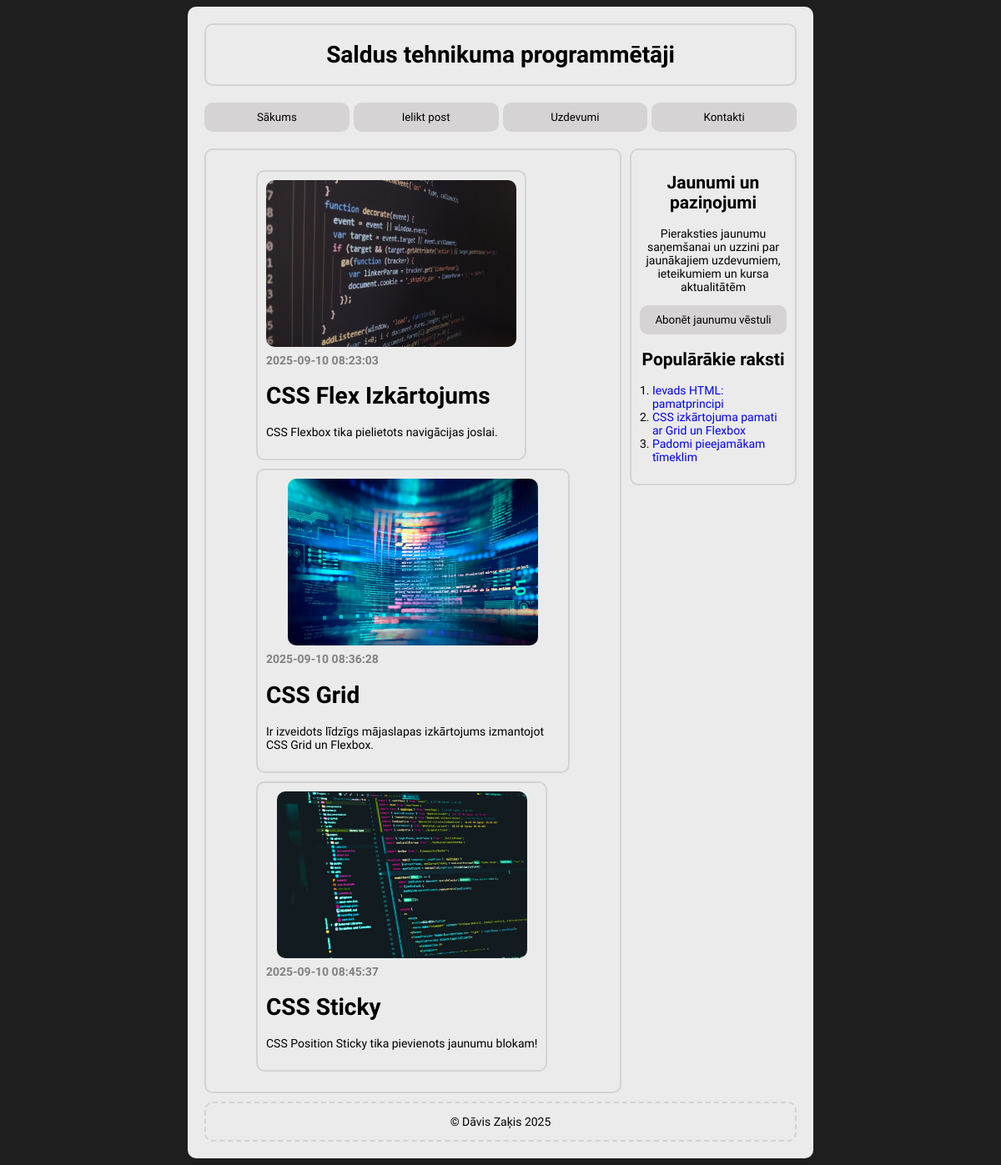
The page / on the database its author committed.
### tables this page shows
CREATE TABLE `posts` (
  `id` int(11) NOT NULL,
  `img` varchar(255) NOT NULL,
  `title` varchar(255) NOT NULL,
  `content` varchar(500) NOT NULL,
  `date_posted` datetime NOT NULL
);

### index.php (the view, shortened to what this page needs)
<?php
    include("connection.php");
    $query = "SELECT * FROM posts";
    $result = mysqli_query($conn, $query);
?>
<!DOCTYPE html>
<html lang="en">
<head>
    <link rel="stylesheet" href="style.css">
</head>
<body>
    <div class="grid-container">
        <div class="header">
            <h1 id="heading">Saldus tehnikuma programmētāji</h1>
        </div>
        <div class="options">
            <button class="button">Sākums</button>
            <button class="button"><a href="create_post.php" id="post-btn">Ielikt post</a></button>
            <button class="button">Uzdevumi</button>
            <button class="button">Kontakti</button>
        </div>
        <div class="main-block">
            <figure>
                <?php while($row = mysqli_fetch_assoc($result)) : ?>
                <div class="post">
                    <?php if (!empty($row['img'])): ?>
                        <img src="<?= ($row['img']) ?>" class="picture">
                    <?php endif; ?>
                    <figcaption><?=$row['date_posted']?></figcaption>
                    <h1><?=$row['title']?></h1>
                    <p><?=$row['content']?></p>
                </div>
                <?php endwhile; ?>
            </figure>
        </div>
        <div class="news-block">
            <h2>Jaunumi un paziņojumi</h2>
            <p>Pieraksties jaunumu saņemšanai un uzzini par jaunākajiem uzdevumiem, ieteikumiem un kursa aktualitātēm</p>
            <button class="button">Abonēt jaunumu vēstuli</button>
            <h2>Populārākie raksti</h2>
            <ol>
                <li><a href="index.html" class="news-link">Ievads HTML: pamatprincipi</a></li>
                <li><a href="index.html" class="news-link">CSS izkārtojuma pamati ar Grid un Flexbox</a></li>
                <li><a href="index.html" class="news-link">Padomi pieejamākam tīmeklim</a></li>
            </ol>
        </div>
        <div class="footer">
            <p>&copy; Dāvis Zaķis 2025</p>
        </div>
    </div>
</body>
</html>

### style.css (style rules this page uses)
* { box-sizing: border-box; }
html { font-family: "Ubuntu"; }
body { background-color: rgb(30, 30, 30); }
.grid-container { display: grid; gap: 10px; width: fit-content; margin: 0 auto 0 auto; padding: 20px; justify-content: center; grid-template-columns: 600px 250px; background-color: rgb(235, 235, 235); border-radius: 10px; }
.header { border: 2px solid lightgray; border-radius: 10px; text-align: center; grid-column: 1 / 3; }
.options { grid-column: 1 / 3; display: flex; padding: 10px 0; justify-content: space-between; column-gap: 5px; }
.button { cursor: pointer; width: 100%; padding: 10px 0; border-radius: 10px; border: none; background-color: rgb(213, 211, 211); font-family: "Ubuntu"; }
.main-block { border: 2px solid lightgray; border-radius: 10px; padding: 10px; }
.picture { width: 450px; height: 200px; display: block; margin: 0 auto 0 auto; border-radius: 10px; }
figcaption { color: gray; font-weight: bold; margin: 8px 0; }
.post { border: 2px solid lightgray; border-radius: 10px; padding: 10px; margin: 10px; width: fit-content; }
.news-block { border: 2px solid lightgray; border-radius: 10px; padding: 10px; text-align: center; position: sticky; top: 10px; left: 0; align-self: start; }
ol { text-align: left; margin-left: -25px; }
a { color: blue; text-decoration: none; }
.footer { border: 2px dashed lightgray; border-radius: 10px; text-align: center; grid-column: 1 / 3; }
@media screen and (max-width: 1200px) { .grid-container { width: fit-content; grid-template-columns: 500px 200px; font-size: 14px; } }
@media screen and (max-width: 1200px) { .picture { width: 300px; } }
@media screen and (max-width: 1200px) { .news-block { top: 110px; } }
#post-btn { color: black; }

### rows shown on the page
posts: img (picture), date_posted "2025-09-10 08:23:03", title "CSS Flex Izkārtojums", content "CSS Flexbox tika pielietots navigācijas joslai."
posts: img (picture), date_posted "2025-09-10 08:36:28", title "CSS Grid", content "Ir izveidots līdzīgs mājaslapas izkārtojums izmantojot CSS Grid un Flexbox."
posts: img (picture), date_posted "2025-09-10 08:45:37", title "CSS Sticky", content "CSS Position Sticky tika pievienots jaunumu blokam!"
